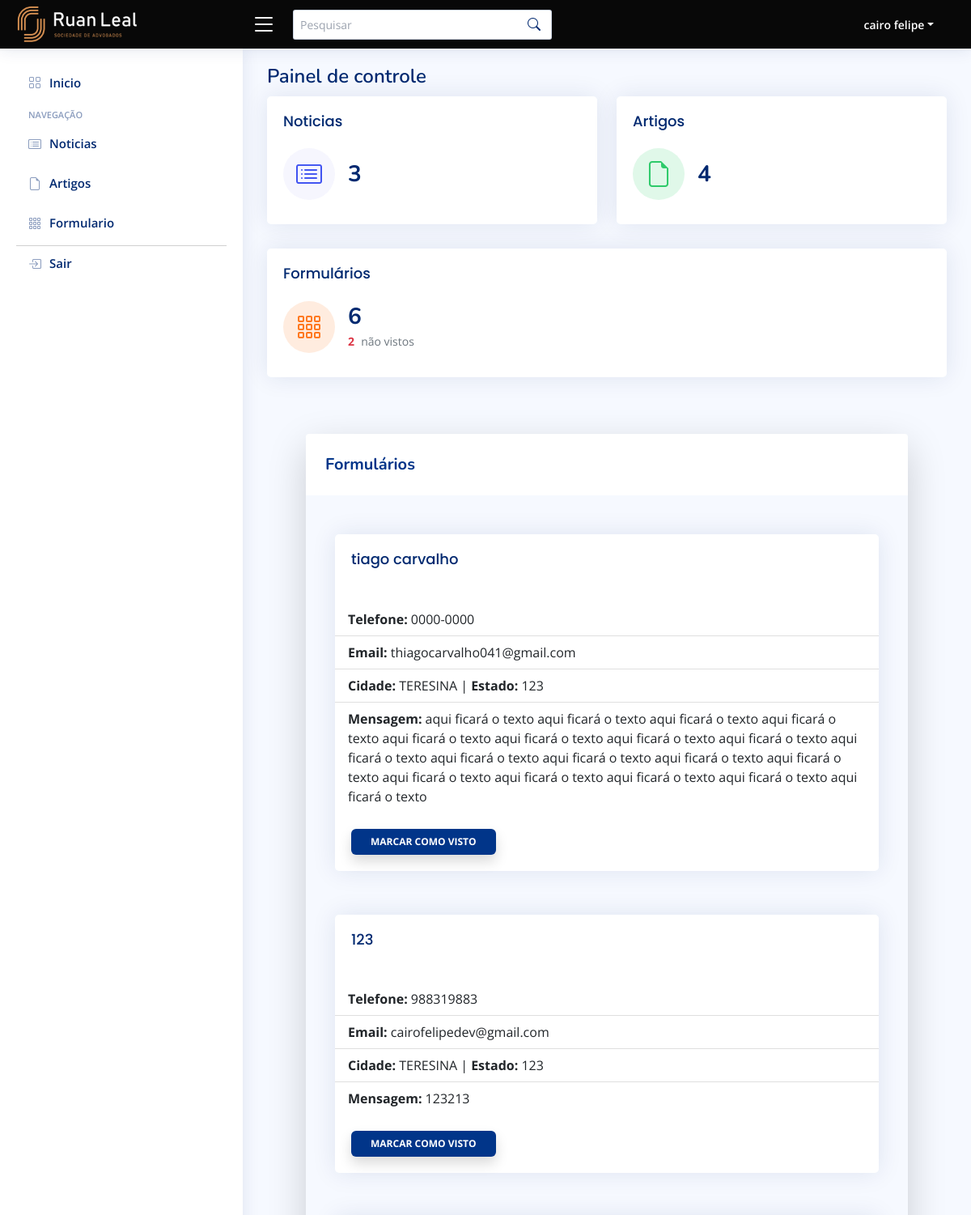
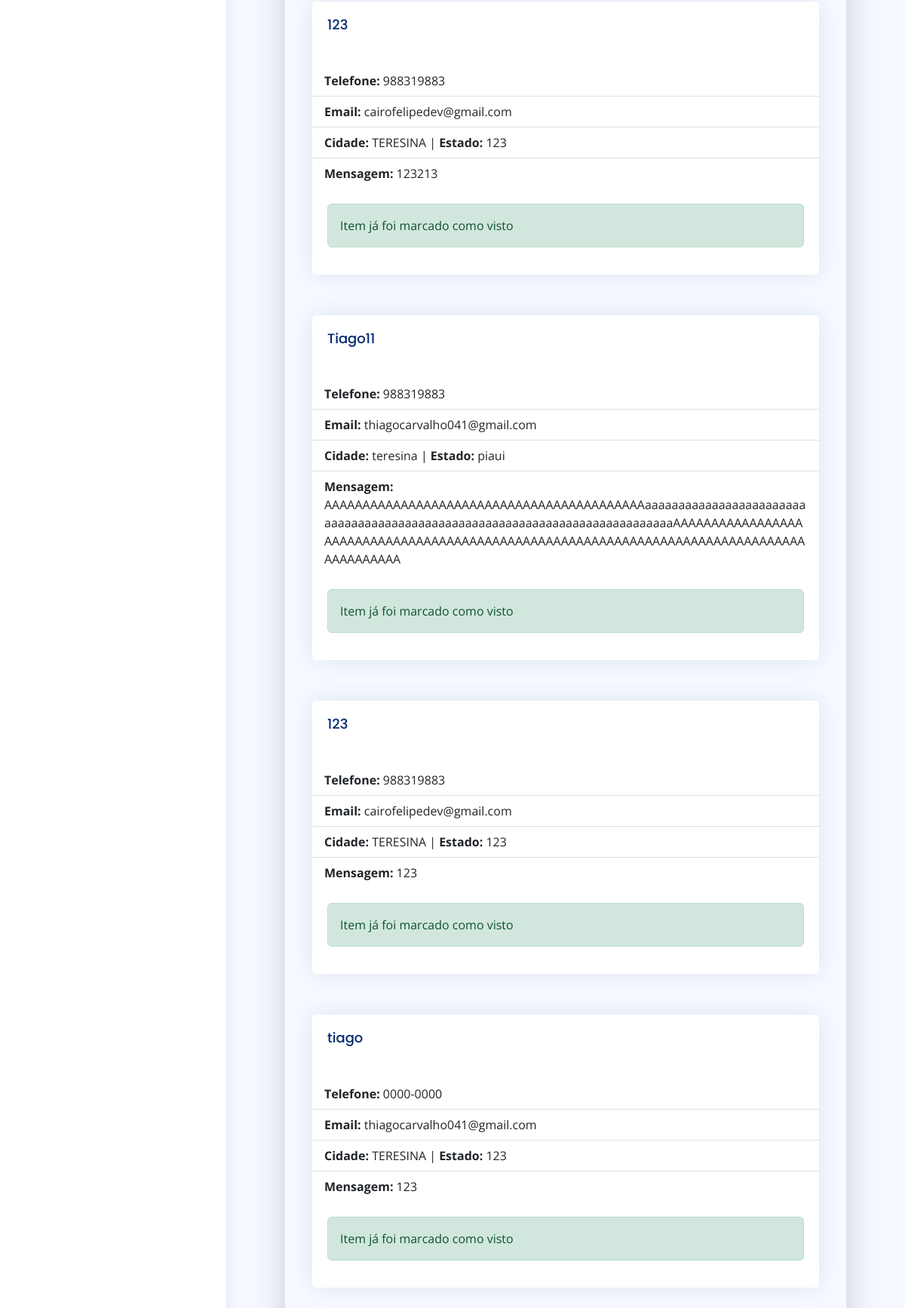
/admin/form.php (signed in), run on the app's committed database (2 pictures, top to bottom).
### tables this page shows
CREATE TABLE `formulario` (
  `id` int(11) NOT NULL,
  `nome` varchar(200) DEFAULT NULL,
  `telefone` varchar(200) DEFAULT NULL,
  `email` varchar(200) DEFAULT NULL,
  `assunto` varchar(200) DEFAULT NULL,
  `estado` varchar(200) DEFAULT NULL,
  `cidade` varchar(200) DEFAULT NULL,
  `mensagem` text DEFAULT NULL,
  `condicao` varchar(50) DEFAULT NULL
);

### admin/form.php (the view, shortened to what this page needs)
<?php
require_once "../dbconfig.php";
?>
<!DOCTYPE html>
<html lang="pt-br">
<head>
    <link href="assets/vendor/bootstrap/css/bootstrap.min.css" rel="stylesheet">
    <link href="assets/vendor/bootstrap-icons/bootstrap-icons.css" rel="stylesheet">
    <script src="https://cdn.tailwindcss.com"></script>
    <link rel="stylesheet" href="https://cdnjs.cloudflare.com/ajax/libs/Chart.js/2.9.3/Chart.min.css" />
    <link rel="stylesheet" href="./assets/vendor/@fortawesome/fontawesome-free/css/all.min.css" />
    <link rel="stylesheet" href="https://cdn.jsdelivr.net/npm/bootstrap-icons@1.5.0/font/bootstrap-icons.css">
    <link href="assets/css/style.css" rel="stylesheet">
</head>
<body>
    <?php include "./components/nav.php" ?>
    <main id="main" class="main">
        <div class="pagetitle">
            <h1>Painel de controle</h1>
        </div>
        <section class="section dashboard">
            <div class="row">
                <div class="col-lg-12">
                <?php include "./components/cardsMenu.php" ?>
                    <div style="margin-top: -40px;" class="relative bg-cocais-primary md:pt-16 pb-28 pt-12">
                    </div>
                    <div class="px-4 md:px-10 mx-auto w-full -m-24">
                        <div class="flex flex-wrap">
                            <div class="w-full px-4">
                                <div class="relative flex flex-col min-w-0 break-words w-full mb-6 shadow-lg rounded-lg bg-blueGray-100 border-0">
                                    <div class="rounded-t bg-white mb-0 px-6 py-6">
                                        <div class="text-center flex justify-between">
                                            <h6 class="text-blueadv text-xl font-bold">
                                                Formulários
                                            </h6>
                                        </div>
                                    </div>
                                    <div class="flex-auto px-4 lg:px-10 py-10 pt-0">
                                        <br><br>
                                        <div class="container">
                                            <div class="row gy-4">
                                            <?php $stmt = $DB_con->prepare("SELECT * FROM formulario ORDER BY id DESC;");
                                                $stmt->execute();
                                                if ($stmt->rowCount() > 0) {
                                                while ($row = $stmt->fetch(PDO::FETCH_ASSOC)) {
                                                extract($row);
                                            ?>
                                                <div class="col-12 col-md-12">
                                                    <div class="card" style="width: 100%;">
                                                        <div class="card-body">
                                                            <h5 class="card-title"><?php echo $nome ?></h5>
                                                        </div>
                                                        <ul class="list-group list-group-flush">
                                                            <li class="list-group-item"><strong>Telefone: </strong><?php echo $telefone ?></li>
                                                            <li class="list-group-item"><strong>Email: </strong><?php echo $email ?></li>
                                                            <li class="list-group-item"><strong>Cidade: </strong><?php echo $cidade ?> | <strong>Estado: </strong><?php echo $estado ?></li>
                                                            <li class="list-group-item"><strong>Mensagem: </strong><?php echo $mensagem ?></li>
                                                        </ul>
                                                        <div class="card-body">
                                                            <?php
                                                            if(empty($condicao)){?>
                                                             <form method="POST">
                                                                <button style="margin-top:20px" value="<?php echo $id ?>" class="bg-blueadv text-white active:bg-pink-600 font-bold uppercase text-xs px-4 py-2 rounded shadow hover:shadow-md outline-none focus:outline-none mr-1 ease-linear transition-all duration-150" type="submit" name="btnsave">
                                                                    Marcar como visto
                                                                </button>
                                                            </form>
                                                           <?php }
                                                           if(!empty($condicao)){
                                                            ?>
                                                            <div style="margin-top:20px" class="alert alert-success" role="alert">
                                                               Item já foi marcado como visto
                                                            </div>
                                                            <?php }?>
                                                        </div>
                                                    </div>
                                                </div>
                                               <?php }}?>
                                            </div>
                                        </div>
                                    </div>
                                </div>
                            </div>
                        </div>
                    </div>
                </div>
            </div>
        </section>
    </main>
</body>
</html>

### admin/assets/css/style.css (style rules this page uses)
:root { scroll-behavior: smooth; }
body { font-family: "Open Sans", sans-serif; background: #f6f9ff; color: #444444; }
h1, h2, h3, h4, h5, h6 { font-family: "Nunito", sans-serif; }
#main { margin-top: 60px; padding: 20px 30px; transition: all 0.3s; }
.pagetitle { margin-bottom: 10px; }
.pagetitle h1 { font-size: 24px; margin-bottom: 0; font-weight: 600; color: #012970; }
.card { margin-bottom: 30px; border: none; border-radius: 5px; box-shadow: 0px 0 30px rgba(1, 41, 112, 0.1); }
.card-title { padding: 20px 0 15px 0; font-size: 18px; font-weight: 500; color: #012970; font-family: "Poppins", sans-serif; }
.card-body { padding: 0 20px 20px 20px; }
@media (min-width: 1200px) { #main, #footer { margin-left: 300px; } }

### data on the page
formulario: nome "tiago carvalho", telefone "0000-0000", email "thiagocarvalho041@gmail.com", cidade "TERESINA", estado "123", mensagem "aqui ficará o texto aqui ficará o texto aqui ficará o texto aqui ficará o texto aqui ficará o texto aqui ficará o texto aqui ficará o texto aqui ficará o texto aqui ficará o texto aqui ficará o texto aqui ficará o texto aqui ficará o texto aqui ficará o texto aqui ficará o texto aqui ficará o texto aqui ficará o texto aqui ficará o texto aqui ficará o texto", $id 18 (drawn)
formulario: nome "123", telefone "988319883", email "cairofelipedev@gmail.com", cidade "TERESINA", estado "123", mensagem "123213", $id 17 (drawn)
formulario: nome "123", telefone "988319883", email "cairofelipedev@gmail.com", cidade "TERESINA", estado "123", mensagem "123213", shows "Item já foi marcado como visto"
formulario: nome "Tiago11", telefone "988319883", email "thiagocarvalho041@gmail.com", cidade "teresina", estado "piaui", mensagem "AAAAAAAAAAAAAAAAAAAAAAAAAAAAAAAAAAAAAAAAAAaaaaaaaaaaaaaaaaaaaaaaaaaaaaaaaaaaaaaaaaaaaaaaaaaaaaaaaaaaaaaaaaaaaaaaaaaaaaAAAAAAAAAAAAAAAAAAAAAAAAAAAAAAAAAAAAAAAAAAAAAAAAAAAAAAAAAAAAAAAAAAAAAAAAAAAAAAAAAAAAAAAAAA", shows "Item já foi marcado como visto"
formulario: nome "123", telefone "988319883", email "cairofelipedev@gmail.com", cidade "TERESINA", estado "123", mensagem "123", shows "Item já foi marcado como visto"
formulario: nome "tiago", telefone "0000-0000", email "thiagocarvalho041@gmail.com", cidade "TERESINA", estado "123", mensagem "123", shows "Item já foi marcado como visto"

### other printed values
$_SESSION['login'] "cairo felipe"
$i "3"
$i "4"
$i "6"
$i "2"
